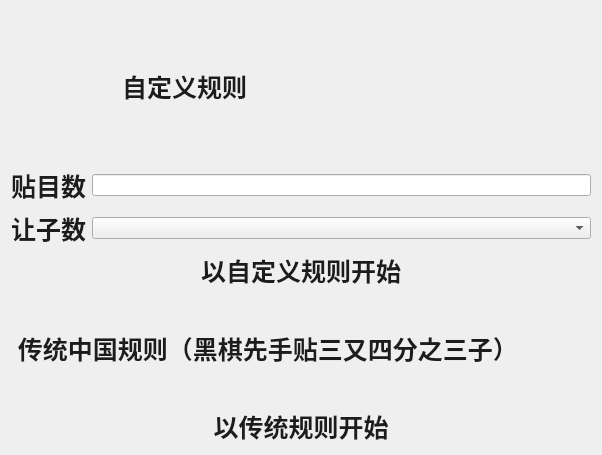
<?xml version="1.0" encoding="UTF-8"?>
<ui version="4.0">
 <class>ModelChoose</class>
 <widget class="QDialog" name="ModelChoose">
  <property name="geometry">
   <rect>
    <x>0</x>
    <y>0</y>
    <width>602</width>
    <height>455</height>
   </rect>
  </property>
  <property name="windowTitle">
   <string>Dialog</string>
  </property>
  <layout class="QGridLayout" name="gridLayout_3">
   <item row="0" column="0">
    <widget class="QLabel" name="label_3">
     <property name="styleSheet">
      <string notr="true">QLabel {
	font: 9pt &quot;华文行楷&quot;;
	font: 9pt &quot;隶书&quot;;
    border-radius: 4px; 
    border: none; 
    width: 35px; 
    height: 35px; 
    color: rgb(28, 28, 28);
    font: bold 25px;
}

QWidget { 
    border: 1px solid &quot;#4F4F4F&quot;; 
    background-color: &quot;#EEE5DE&quot;; 
}</string>
     </property>
     <property name="text">
      <string>                自定义规则</string>
     </property>
    </widget>
   </item>
   <item row="1" column="0">
    <layout class="QGridLayout" name="gridLayout_2">
     <item row="0" column="0">
      <widget class="QLabel" name="label_2">
       <property name="styleSheet">
        <string notr="true">QLabel {
	font: 9pt &quot;华文行楷&quot;;
	font: 9pt &quot;隶书&quot;;
    border-radius: 4px; 
    border: none; 
    width: 35px; 
    height: 35px; 
    color: rgb(28, 28, 28);
    font: bold 25px;
}

QWidget { 
    border: 1px solid &quot;#4F4F4F&quot;; 
    background-color: &quot;#EEE5DE&quot;; 
}</string>
       </property>
       <property name="text">
        <string>贴目数</string>
       </property>
      </widget>
     </item>
     <item row="0" column="1">
      <widget class="QLineEdit" name="lineEdit"/>
     </item>
     <item row="1" column="0">
      <widget class="QLabel" name="label">
       <property name="styleSheet">
        <string notr="true">QLabel {
	font: 9pt &quot;华文行楷&quot;;
	font: 9pt &quot;隶书&quot;;
    border-radius: 4px; 
    border: none; 
    width: 35px; 
    height: 35px; 
    color: rgb(28, 28, 28);
    font: bold 25px;
}

QWidget { 
    border: 1px solid &quot;#4F4F4F&quot;; 
    background-color: &quot;#EEE5DE&quot;; 
}</string>
       </property>
       <property name="text">
        <string>让子数</string>
       </property>
      </widget>
     </item>
     <item row="1" column="1">
      <widget class="QComboBox" name="comboBox">
       <property name="acceptDrops">
        <bool>false</bool>
       </property>
       <property name="editable">
        <bool>false</bool>
       </property>
      </widget>
     </item>
     <item row="2" column="0" colspan="2">
      <widget class="QPushButton" name="pushButton_ok">
       <property name="minimumSize">
        <size>
         <width>180</width>
         <height>0</height>
        </size>
       </property>
       <property name="styleSheet">
        <string notr="true">QPushButton {
	font: 9pt &quot;华文行楷&quot;;
	font: 9pt &quot;隶书&quot;;
    border-radius: 4px; 
    border: none; 
    width: 35px; 
    height: 35px; 
    color: rgb(28, 28, 28);
    font: bold 25px;
}

QPushButton:hover { 
    background: rgb(150, 150, 150); 
}
QPushButton:pressed{ 
    background: rgb(185, 185, 185); 
}

QWidget { 
    border: 1px solid &quot;#4F4F4F&quot;; 
    background-color: &quot;#EEE5DE&quot;; 
}</string>
       </property>
       <property name="text">
        <string>以自定义规则开始</string>
       </property>
      </widget>
     </item>
    </layout>
   </item>
   <item row="2" column="0">
    <layout class="QGridLayout" name="gridLayout">
     <item row="0" column="0">
      <widget class="QLabel" name="label_4">
       <property name="styleSheet">
        <string notr="true">QLabel {
	font: 9pt &quot;华文行楷&quot;;
	font: 9pt &quot;隶书&quot;;
    border-radius: 4px; 
    border: none; 
    width: 35px; 
    height: 35px; 
    color: rgb(28, 28, 28);
    font: bold 25px;
}

QWidget { 
    border: 1px solid &quot;#4F4F4F&quot;; 
    background-color: &quot;#EEE5DE&quot;; 
}</string>
       </property>
       <property name="text">
        <string> 传统中国规则（黑棋先手贴三又四分之三子）</string>
       </property>
      </widget>
     </item>
     <item row="1" column="0">
      <widget class="QPushButton" name="pushButton_ok_2">
       <property name="minimumSize">
        <size>
         <width>180</width>
         <height>0</height>
        </size>
       </property>
       <property name="styleSheet">
        <string notr="true">QPushButton {
	font: 9pt &quot;华文行楷&quot;;
	font: 9pt &quot;隶书&quot;;
    border-radius: 4px; 
    border: none; 
    width: 35px; 
    height: 35px; 
    color: rgb(28, 28, 28);
    font: bold 25px;
}

QPushButton:hover { 
    background: rgb(150, 150, 150); 
}
QPushButton:pressed{ 
    background: rgb(185, 185, 185); 
}

QWidget { 
    border: 1px solid &quot;#4F4F4F&quot;; 
    background-color: &quot;#EEE5DE&quot;; 
}</string>
       </property>
       <property name="text">
        <string>以传统规则开始</string>
       </property>
      </widget>
     </item>
    </layout>
   </item>
  </layout>
 </widget>
 <resources/>
 <connections/>
</ui>
